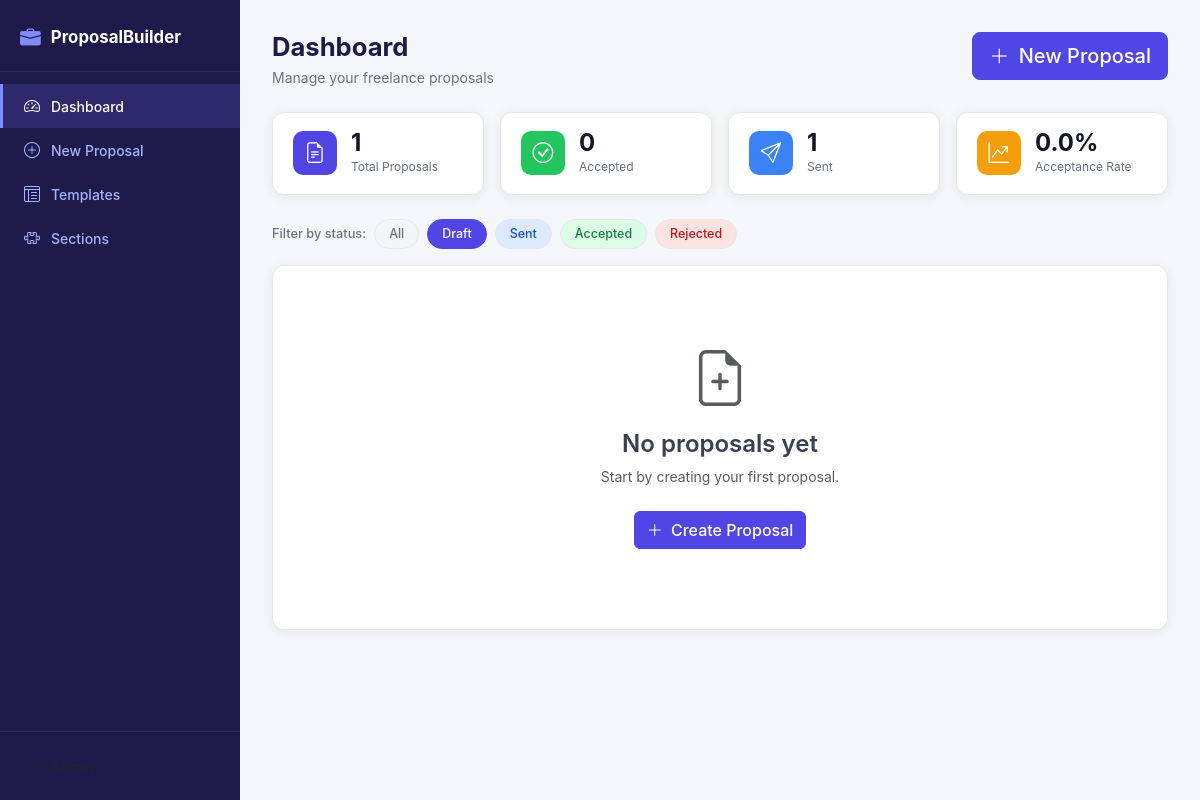
Before: /?status=Draft with the older database file.
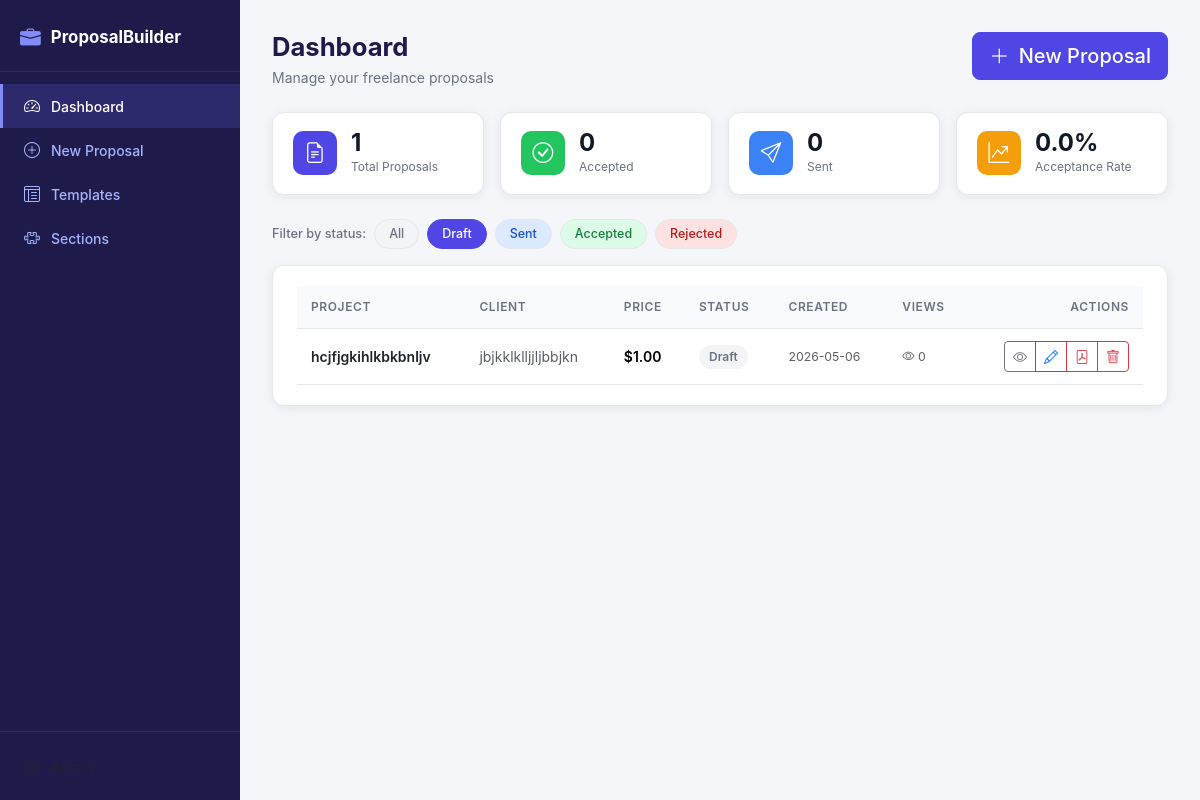
After: the same page with the newer database file.
### tables this page shows
CREATE TABLE proposals (
            id INTEGER PRIMARY KEY AUTOINCREMENT,
            client_name TEXT NOT NULL,
            project_title TEXT NOT NULL,
            description TEXT,
            price REAL,
            timeline TEXT,
            status TEXT DEFAULT 'Draft',
            content TEXT,
            views INTEGER DEFAULT 0,
            share_token TEXT UNIQUE,
            created_at DATETIME DEFAULT CURRENT_TIMESTAMP,
            updated_at DATETIME DEFAULT CURRENT_TIMESTAMP
        );

### routes/proposals.py (the view)
@proposals_bp.route('/')
def dashboard():
    status = request.args.get('status', '')
    proposals = models.get_all_proposals(status if status else None)
    stats = models.get_stats()
    return render_template('dashboard.html', proposals=proposals, stats=stats, current_status=status)

### models.py (called while the page is built)
def get_db():
    conn = sqlite3.connect(DB_PATH)
    conn.row_factory = sqlite3.Row
    conn.execute("PRAGMA foreign_keys = ON")
    return conn

def get_all_proposals(status=None):
    conn = get_db()
    if status:
        rows = conn.execute(
            'SELECT * FROM proposals WHERE status=? ORDER BY created_at DESC', (status,)
        ).fetchall()
    else:
        rows = conn.execute(
            'SELECT * FROM proposals ORDER BY created_at DESC'
        ).fetchall()
    conn.close()
    return [dict(r) for r in rows]

def get_stats():
    conn = get_db()
    total = conn.execute('SELECT COUNT(*) FROM proposals').fetchone()[0]
    accepted = conn.execute("SELECT COUNT(*) FROM proposals WHERE status='Accepted'").fetchone()[0]
    sent = conn.execute("SELECT COUNT(*) FROM proposals WHERE status='Sent'").fetchone()[0]
    draft = conn.execute("SELECT COUNT(*) FROM proposals WHERE status='Draft'").fetchone()[0]
    rejected = conn.execute("SELECT COUNT(*) FROM proposals WHERE status='Rejected'").fetchone()[0]
    conn.close()
    rate = round((accepted / total * 100), 1) if total > 0 else 0
    return {'total': total, 'accepted': accepted, 'sent': sent,
            'draft': draft, 'rejected': rejected, 'acceptance_rate': rate}

### templates/dashboard.html (shortened to what this page needs)
{% extends 'base.html' %}
{% block content %}
<div class="page-header">
  <div>
    <h1 class="page-title">Dashboard</h1>
    <p class="page-sub">Manage your freelance proposals</p>
  </div>
  <a href="/proposals/new" class="btn btn-primary btn-lg">
    <i class="bi bi-plus-lg me-1"></i> New Proposal
  </a>
</div>
<div class="stats-grid">
  <div class="stat-card">
    <div class="stat-icon bg-indigo"><i class="bi bi-file-earmark-text"></i></div>
    <div class="stat-info">
      <div class="stat-val">{{ stats.total }}</div>
      <div class="stat-lbl">Total Proposals</div>
    </div>
  </div>
  <div class="stat-card">
    <div class="stat-icon bg-green"><i class="bi bi-check-circle"></i></div>
    <div class="stat-info">
      <div class="stat-val">{{ stats.accepted }}</div>
      <div class="stat-lbl">Accepted</div>
    </div>
  </div>
  <div class="stat-card">
    <div class="stat-icon bg-blue"><i class="bi bi-send"></i></div>
    <div class="stat-info">
      <div class="stat-val">{{ stats.sent }}</div>
      <div class="stat-lbl">Sent</div>
    </div>
  </div>
  <div class="stat-card">
    <div class="stat-icon bg-amber"><i class="bi bi-graph-up-arrow"></i></div>
    <div class="stat-info">
      <div class="stat-val">{{ stats.acceptance_rate }}%</div>
      <div class="stat-lbl">Acceptance Rate</div>
    </div>
  </div>
</div>
<div class="filter-bar">
  <span class="filter-lbl">Filter by status:</span>
  <a href="/" class="badge-filter {% if not current_status %}active{% endif %}">All</a>
  <a href="/?status=Draft" class="badge-filter status-draft {% if current_status=='Draft' %}active{% endif %}">Draft</a>
  <a href="/?status=Sent" class="badge-filter status-sent {% if current_status=='Sent' %}active{% endif %}">Sent</a>
  <a href="/?status=Accepted" class="badge-filter status-accepted {% if current_status=='Accepted' %}active{% endif %}">Accepted</a>
  <a href="/?status=Rejected" class="badge-filter status-rejected {% if current_status=='Rejected' %}active{% endif %}">Rejected</a>
</div>
<div class="card-panel">
  {% if proposals %}
  <div class="table-responsive">
    <table class="table table-hover align-middle mb-0">
      <thead>
        <tr>
          <th>Project</th>
          <th>Client</th>
          <th>Price</th>
          <th>Status</th>
          <th>Created</th>
          <th>Views</th>
          <th class="text-end">Actions</th>
        </tr>
      </thead>
      <tbody>
        {% for p in proposals %}
        <tr>
          <td>
            <a href="/proposals/{{ p.id }}" class="fw-semibold text-decoration-none text-dark">
              {{ p.project_title }}
            </a>
          </td>
          <td class="text-muted">{{ p.client_name }}</td>
          <td>{% if p.price %}<span class="fw-semibold">${{ "%.2f"|format(p.price|float) }}</span>{% else %}<span class="text-muted">—</span>{% endif %}</td>
          <td><span class="status-pill status-{{ p.status|lower }}">{{ p.status }}</span></td>
          <td class="text-muted small">{{ p.created_at[:10] }}</td>
          <td class="text-muted small"><i class="bi bi-eye"></i> {{ p.views }}</td>
          <td class="text-end">
            <div class="btn-group btn-group-sm">
              <a href="/proposals/{{ p.id }}" class="btn btn-outline-secondary" title="View"><i class="bi bi-eye"></i></a>
              <a href="/proposals/{{ p.id }}/edit" class="btn btn-outline-primary" title="Edit"><i class="bi bi-pencil"></i></a>
              <a href="/proposals/{{ p.id }}/export/pdf" class="btn btn-outline-danger" title="PDF"><i class="bi bi-file-pdf"></i></a>
              <button class="btn btn-outline-danger" title="Delete"
                onclick="confirmDelete({{ p.id }}, '{{ p.project_title|replace("'","\\'")|e }}')">
                <i class="bi bi-trash"></i>
              </button>
            </div>
          </td>
        </tr>
        {% endfor %}
      </tbody>
    </table>
  </div>
  {% else %}
  <div class="empty-state">
    <i class="bi bi-file-earmark-plus display-4 text-muted"></i>
    <h4 class="mt-3">No proposals yet</h4>
    <p class="text-muted">Start by creating your first proposal.</p>
    <a href="/proposals/new" class="btn btn-primary mt-2">
      <i class="bi bi-plus-lg me-1"></i> Create Proposal
    </a>
  </div>
  {% endif %}
</div>
{% endblock %}

### templates/base.html (shortened to what this page needs)
<!DOCTYPE html>
<html lang="en">
<head>
  <link href="https://cdn.jsdelivr.net/npm/bootstrap@5.3.2/dist/css/bootstrap.min.css" rel="stylesheet">
  <link href="https://cdn.jsdelivr.net/npm/bootstrap-icons@1.11.3/font/bootstrap-icons.min.css" rel="stylesheet">
  <link href="https://cdn.quilljs.com/1.3.7/quill.snow.css" rel="stylesheet">
  <link rel="stylesheet" href="/static/style.css">
</head>
<body>
<div class="app-shell">
  <aside class="sidebar">
    <div class="sidebar-brand">
      <i class="bi bi-briefcase-fill"></i>
      <span>ProposalBuilder</span>
    </div>
    <nav class="sidebar-nav">
      <a href="/" class="nav-item {% if request.path == '/' %}active{% endif %}">
        <i class="bi bi-speedometer2"></i><span>Dashboard</span>
      </a>
      <a href="/proposals/new" class="nav-item {% if request.path == '/proposals/new' %}active{% endif %}">
        <i class="bi bi-plus-circle"></i><span>New Proposal</span>
      </a>
      <a href="/templates" class="nav-item {% if request.path == '/templates' %}active{% endif %}">
        <i class="bi bi-layout-text-window-reverse"></i><span>Templates</span>
      </a>
      <a href="/sections" class="nav-item {% if request.path == '/sections' %}active{% endif %}">
        <i class="bi bi-puzzle"></i><span>Sections</span>
      </a>
    </nav>
    <div class="sidebar-footer">
      <a href="/julisunkan?token=julisunkan" class="nav-item text-muted">
        <i class="bi bi-gear"></i><span>Admin</span>
      </a>
    </div>
  </aside>
  <main class="main-content">
    <div class="page-content">
      {% block content %}{% endblock %}
    </div>
  </main>
</div>
</body>
</html>

### static/style.css (style rules this page uses)
:root { --sidebar-w: 240px; --brand: #4f46e5; --brand-dark: #3730a3; --brand-light: #eef2ff; --success: #22c55e; --warning: #f59e0b; --danger: #ef4444; --muted: #6b7280; --border: #e5e7eb; --bg: #f5f6fa; --card-bg: #ffffff; --text: #111827; --radius: 12px; --shadow: 0 2px 12px rgba(0,0,0,.07); }
*, *::before, *::after { box-sizing: border-box; }
body { margin: 0; font-family: 'Inter', system-ui, -apple-system, sans-serif; background: var(--bg); color: var(--text); font-size: 14px; }
.app-shell { display: flex; min-height: 100vh; }
.sidebar { width: var(--sidebar-w); background: #1e1b4b; color: #c7d2fe; display: flex; flex-direction: column; position: fixed; top: 0; left: 0; bottom: 0; z-index: 100; overflow-y: auto; }
.sidebar-brand { display: flex; align-items: center; gap: 10px; padding: 22px 20px 18px; font-size: 1.05rem; font-weight: 700; color: #fff; border-bottom: 1px solid rgba(255,255,255,.08); text-decoration: none; }
.sidebar-brand i { font-size: 1.3rem; color: #818cf8; }
.sidebar-nav { padding: 12px 0; flex: 1; }
.sidebar-footer { padding: 12px 0; border-top: 1px solid rgba(255,255,255,.08); }
.nav-item { display: flex; align-items: center; gap: 10px; padding: 10px 20px; color: #a5b4fc; text-decoration: none; font-size: .875rem; font-weight: 500; transition: all .15s; cursor: pointer; border-left: 3px solid transparent; }
.nav-item.active { background: rgba(99,102,241,.2); color: #fff; border-left-color: #818cf8; }
.nav-item i { font-size: 1rem; width: 18px; text-align: center; }
.main-content { margin-left: var(--sidebar-w); flex: 1; min-height: 100vh; }
.page-content { padding: 28px 32px; max-width: 1200px; margin: 0 auto; }
.page-header { display: flex; justify-content: space-between; align-items: flex-start; margin-bottom: 24px; flex-wrap: wrap; gap: 12px; }
.page-title { font-size: 1.6rem; font-weight: 700; margin: 0; color: #1e1b4b; }
.page-sub { color: var(--muted); margin: 4px 0 0; font-size: .875rem; }
.card-panel { background: var(--card-bg); border-radius: var(--radius); padding: 20px 24px; box-shadow: var(--shadow); border: 1px solid var(--border); }
.stats-grid { display: grid; grid-template-columns: repeat(auto-fit, minmax(180px, 1fr)); gap: 16px; margin-bottom: 24px; }
.stat-card { background: var(--card-bg); border-radius: var(--radius); padding: 18px 20px; box-shadow: var(--shadow); border: 1px solid var(--border); display: flex; align-items: center; gap: 14px; }
.stat-icon { width: 44px; height: 44px; border-radius: 10px; display: flex; align-items: center; justify-content: center; font-size: 1.3rem; color: #fff; flex-shrink: 0; }
.bg-indigo { background: #4f46e5; }
.bg-green { background: #22c55e; }
.bg-blue { background: #3b82f6; }
.bg-amber { background: #f59e0b; }
.stat-val { font-size: 1.5rem; font-weight: 700; line-height: 1; }
.stat-lbl { font-size: .75rem; color: var(--muted); margin-top: 3px; }
.filter-bar { display: flex; align-items: center; gap: 8px; margin-bottom: 16px; flex-wrap: wrap; }
.filter-lbl { color: var(--muted); font-size: .8rem; font-weight: 500; }
.badge-filter { display: inline-flex; align-items: center; padding: 5px 14px; border-radius: 999px; background: #f3f4f6; color: var(--muted); font-size: .78rem; font-weight: 500; text-decoration: none; border: 1px solid var(--border); transition: all .15s; }
.badge-filter.active { background: var(--brand); color: #fff; border-color: var(--brand); }
.status-pill { display: inline-flex; align-items: center; padding: 3px 10px; border-radius: 999px; font-size: .75rem; font-weight: 600; }
.status-draft { background: #f3f4f6; color: #6b7280; }
.status-sent { background: #dbeafe; color: #1d4ed8; }
.status-accepted { background: #dcfce7; color: #15803d; }
.status-rejected { background: #fee2e2; color: #b91c1c; }
.table thead th { font-size: .75rem; font-weight: 600; text-transform: uppercase; letter-spacing: .05em; color: var(--muted); background: #f9fafb; border-bottom: 1px solid var(--border); padding: 12px 14px; }
.table td { padding: 12px 14px; vertical-align: middle; border-color: var(--border); }
.btn { font-weight: 500; }
.btn-primary { background: var(--brand); border-color: var(--brand); }

Changed rows visible on the page:
added proposals: project_title "hcjfjgkihlkbkbnljv", client_name "jbjkklklljjljbbjkn", price "1.00", status "Draft", created_at "2026-05-06", views "0"
Other visible differences:
{{ stats.sent }}: "1" → "0"
text no longer shown: "No proposals yet Start by creating your first proposal. Create Proposal"
text now shown: "PROJECT CLIENT PRICE STATUS CREATED VIEWS ACTIONS"
